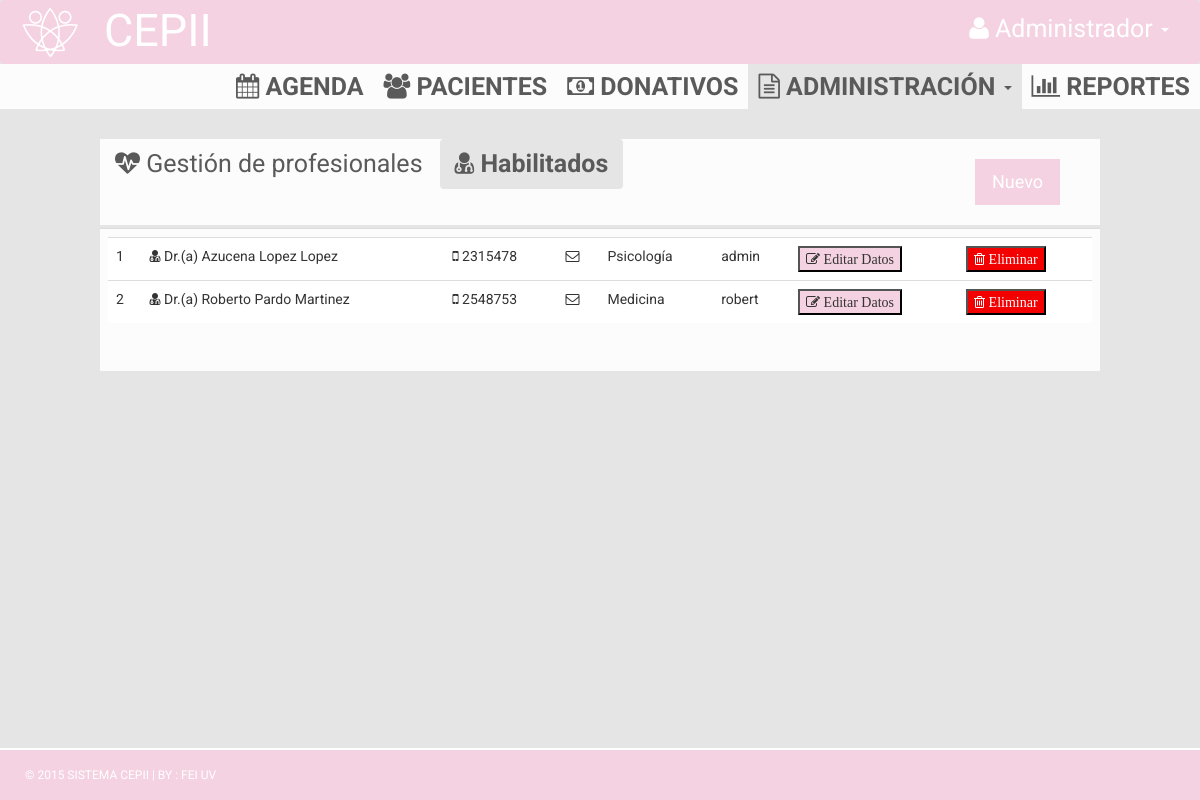
The page /index.php/profesionales on the database as committed earlier.
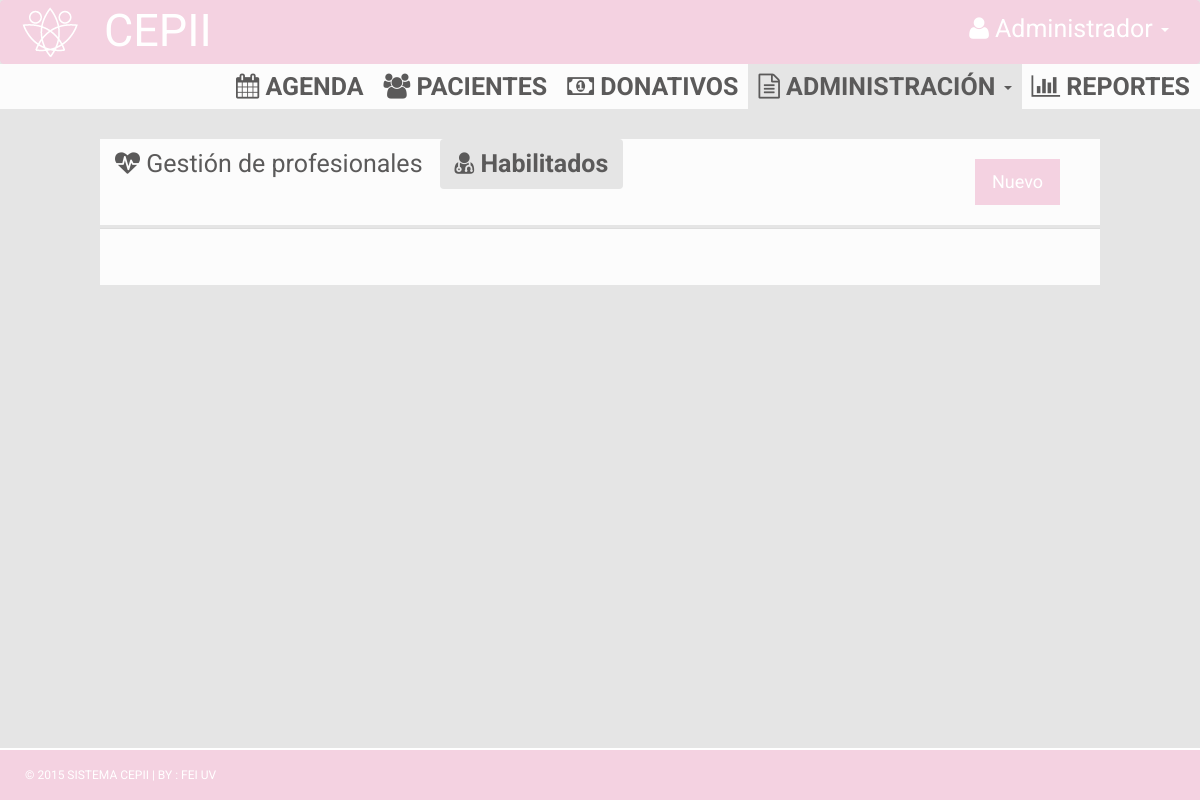
The same page on the database as committed later.
### tables this page shows
CREATE TABLE IF NOT EXISTS `profesional` (
`idProfesional` int(11) NOT NULL,
  `nombrePro` varchar(45) DEFAULT NULL,
  `apaPro` varchar(45) DEFAULT NULL,
  `amaPro` varchar(45) DEFAULT NULL,
  `celPro` varchar(45) DEFAULT NULL,
  `correoPro` varchar(45) DEFAULT NULL,
  `ramaMedica` varchar(45) DEFAULT NULL,
  `usuario` varchar(45) DEFAULT NULL,
  `contraseña` varchar(45) DEFAULT NULL
);

### application/controllers/profesionales.php (called while the page is built, shortened)
<?php
class Profesionales extends CI_Controller {
	public function index(){
        $this->load->database('default');
        $this->load->model('profesional_model');
        $data['query'] = $this->profesional_model->getProfesional();
        $this->load->view('admin/view_profesionales', $data);
    }
}

### index.php (called while the page is built, shortened)
<?php
require_once BASEPATH.'core/CodeIgniter.php';

### application/models/profesional_model.php (called while the page is built, shortened)
<?php if ( ! defined('BASEPATH')) exit('No direct script access allowed');
class Profesional_model extends CI_Model{
    function getProfesional(){
        $this->db->select();
        $query = $this->db->get('profesional');
        return $query->result();
    }
}

### application/views/admin/view_profesionales.php (the view, shortened to what this page needs)
<!DOCTYPE html>
<html xmlns="http://www.w3.org/1999/xhtml">
<head>
    <link href="assets/css/bootstrap.css" rel="stylesheet" />
    <link href="assets/css/font-awesome.css" rel="stylesheet" />
    <link href="assets/css/style.css" rel="stylesheet" />
    <link href="<?php echo base_url(); ?>css/jquery-ui.min.css" rel="stylesheet" />
</head>
<body style="background-color:#e5e5e5;">
  <nav class="navbar navbar-default">
    <div class="container-fluid">
      <div class="navbar-header" style="margin:5px;">
        <img src="assets/img/logo.png">
      </div>
      <div class="collapse navbar-collapse" id="bs-example-navbar-collapse-1">
          <ul class="nav navbar-nav" style="margin:5px;">
            <li><a style="color:#FFF; font-size:45px;"> CEPII</a></li>
          </ul>
          <ul class="nav navbar-nav navbar-right">
            <li class="dropdown">
              <a href="#" class="dropdown-toggle" data-toggle="dropdown" role="button" aria-haspopup="true" aria-expanded="false">
                <div style="color:#FFF;">
                    <i class="fa fa-user"></i>     Administrador
                    <span class="caret"></span>
                </div>
              </a>
            </li>
          </ul>
      </div>
    </div>
  </nav>
  <section class="menu-section">
    <div >
      <div class="row">
        <div class="col-md-12">
          <div class="navbar-collapse collapse ">
            <ul id="menu-top" class="nav navbar-nav navbar-right">
              <li>
                <a href="<?php echo base_url().'Agenda'; ?>">
                  <div>
                    <i class="fa fa-calendar"></i>     Agenda
                  </div>
                </a>
              </li>
              <li>
                <a href="">
                  <div>
                    <i class="fa fa-users"></i>     Pacientes
                  </div>
                </a>
              </li>
              <li>
                <a href="">
                  <div>
                    <i class="fa fa-money"></i>     Donativos
                  </div>
                </a>
              </li>
              <li class="dropdown">
                <a href="#" class="menu-top-active" data-toggle="dropdown" role="button" aria-haspopup="true" aria-expanded="false">
                  <div>
                      <i class="fa fa-file-text-o"></i>     Administración
                      <span class="caret"></span>
                  </div>
                </a>
              </li>
              <li>
                <a href="">
                  <div>
                    <i class="fa fa-bar-chart"></i>     Reportes
                  </div>
                </a>
              </li>
            </ul>
          </div>
        </div>
      </div>
    </div>
  </section>
  <div class="content-wrapper" style="background-color: #e5e5e5; margin-top:0px;">
    <br>
    <div id="exTab3" class="tab">
      <ul  class="nav nav-pills">
        <li>
          <a>
            <i class="fa fa-heartbeat"></i>     Gestión de profesionales
          </a>
        </li>
        <li class="active" data-toggle="tab">
          <a href="#1b" data-toggle="tab">
            <i class="fa fa-user-md"></i>     Habilitados
          </a>
        </li>
        <div>
          <input type="submit" href="http://www.google.col-md-12"  value="Nuevo" class="btn btn-primary btn-lg pull-right" style="margin-top:20px; margin-bottom:20px; margin-right:40px;">
        </div>
      </ul>
      <div style="background-color:#e5e5e5; height:3px;"></div>
      <div class="tab-content clearfix">
        <div class="tab-pane active" id="1b">
          <table class="table">
            <tr>
              <td>
                <table class="table">
                  <?php foreach($query as $row): ?>
                  <tr style="margin-top:5px; margin-bottom:5px;">
                    <td>
                      <?php echo $row->cedulaProfesional; ?>
                    </td>
                    <td>
                      <i class="fa fa-user-md"></i>     Dr.(a) <?php echo $row->nombrePro.' '.$row->apaPro.' '.$row->amaPro; ?>
                    </td>
                    <td>
                      <i class="fa fa-mobile"></i>     <?php echo $row->celPro; ?>
                    </td>
                    <td>
                      <i class="fa fa-envelope-o"></i>    <?php echo $row->correo; ?>
                    </td>
                    <td>
                      <?php echo $row->ramaMedica; ?>
                    </td>
                    <td>
                      <?php echo $row->usuario; ?>
                    </td>
                    <td>
                      <button style="background-color:#f4d2e1">
                        <i class="fa fa-pencil-square-o">
                          Editar Datos
                        </i>
                      </button>
                    </td>
                    <td>
                      <button style="background-color:#F30000; color:#FFF">
                        <i class="fa fa-trash-o">
                          Eliminar
                        </i>
                      </button>
                    </td>
                  </tr>
                  <?php endforeach; ?>
                </table>
              </td>
            </tr>
          </table>
        </div>
      </div>
    </div>
  </div>
  <footer style="width: 100%;border-top: 2px solid #fff;bottom: 0; position: fixed; padding: 1rem;">
    <div class="container">
          &copy; 2015 SISTEMA CEPII | BY : <a href="http://www.uv.mx/Fei/" target="_blank">FEI UV</a>
    </div>
  </footer>
</body>
</html>

### assets/css/style.css (style rules this page uses)
body { font-family: 'Roboto', sans-serif; line-height: 30px; }
.content-wrapper { margin-top: 40px; padding-bottom: 60px; width: 100%; }
.btn { border-radius: 0px; -webkit-border-radius: 0px; -moz-border-radius: 0px; }
.menu-section { background-color: #FCFCFC; }
#menu-top a { color: #5B5A5A; text-decoration: none; font-weight: bold; padding: 10px 10px 10px 10px; font-size: 25px; text-transform: uppercase; }
.menu-top-active { background-color: #e5e5e5; }
.navbar { margin-bottom: 0px; }
footer { padding: 10px; color: #fff; font-size: 12px; background-color: #f4d2e1; }
footer a, footer a:hover { color: #fff; text-decoration: none; }

Rows that differ between the two databases and show on the page:
removed profesional: cedulaProfesional "1", nombrePro "Azucena", apaPro "Lopez", amaPro "Lopez", celPro "2315478", ramaMedica "Psicología", usuario "admin"
removed profesional: cedulaProfesional "2", nombrePro "Roberto", apaPro "Pardo", amaPro "Martinez", celPro "2548753", ramaMedica "Medicina", usuario "robert"
